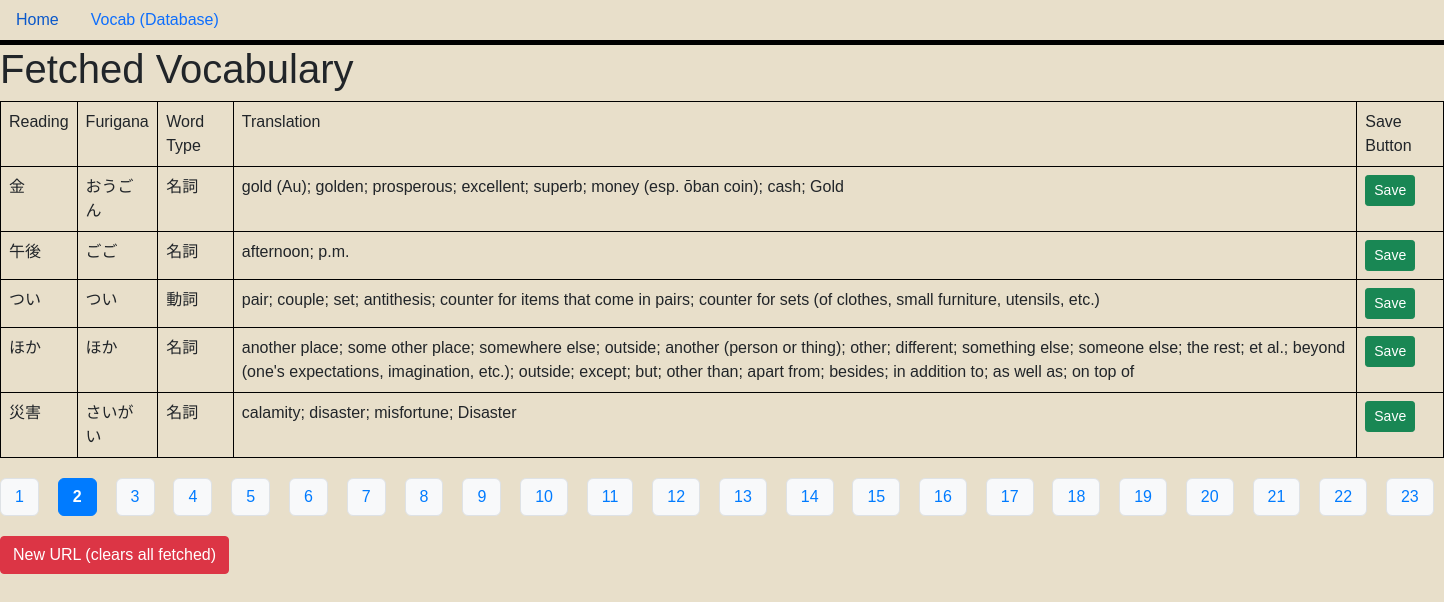
/?page=1, run on the app's committed database.
### main.py (models this page shows, shortened)
class Vocab(db.Model):
    id = db.Column(db.Integer, primary_key=True)
    readingJapanese = db.Column(db.String(50), nullable=False)
    wordType = db.Column(db.String(6), nullable=False)
    translation = db.Column(db.String(300), nullable=False)
    furigana = db.Column(db.String(100), nullable=True)

### main.py (the view, shortened to what this page needs)
@app.route("/", methods=["POST", "GET"])
def index():
    page = int(request.args.get("page", 0))
    per_page = 5
    def remove_saved_vocab(words):
        for vocab in words[:]:
            exists = SavedVocab.query.filter_by(
                readingJapanese=vocab.readingJapanese,
                wordType=vocab.wordType,
                translation=vocab.translation,
                furigana=vocab.furigana
            ).first()
            if exists:
                db.session.delete(vocab)
        db.session.commit()
    if request.method == "GET":
        total_words = Vocab.query.count()
        total_pages = (total_words + per_page - 1) // per_page
        page_numbers = list(range(total_pages))
        words = Vocab.query.offset(page * per_page).limit(per_page).all()
        for vocab in words:
            if not vocab.translation:
                result = data_proccessing_unit.get_jisho_translation(vocab.readingJapanese)
                translation = "; ".join(result["translations"]) if isinstance(result["translations"], list) else result["translations"]
                furigana = result["furigana"]
                vocab.translation = translation
                vocab.furigana = furigana
                db.session.commit()
        remove_saved_vocab(words)
        words = Vocab.query.offset(page * per_page).limit(per_page).all()
        next_page = page + 1
        prev_page = page - 1
        return render_template(
            "homepage.html",
            words=words,
            next_page=next_page,
            prev_page=prev_page,
            page=page,
            page_numbers=page_numbers,
            total_pages=total_pages
        )

### templates/homepage.html (shortened to what this page needs)
{% extends 'base.html' %}
{% block head %}
<link rel="stylesheet" href="../static/style.css">
{% endblock %}
{% block body %}
<div>
    <h1>Fetched Vocabulary</h1>
    {% if words|length > 0 %}
    <table class="table table-bordered">
        <tr>
            <td>Reading</td>
            <td>Furigana</td>
            <td>Word Type</td>
            <td>Translation</td>
            <td>Save Button</td>
        </tr>
        {% for item in words %}
        <tr>
            <td>{{ item.readingJapanese }}</td>
            <td>{{ item.furigana }}</td>
            <td>{{ item.wordType }}</td>
            <td>{{ item.translation }}</td>
            <td>
                <form method="post" action="/save_vocab" style="display:inline;">
                    <button type="submit" class="btn btn-success btn-sm">Save</button>
                </form>
            </td>
        </tr>
        {% endfor %}
    </table>
    <div class="pagination">
        {% for num in page_numbers %}
        {% if num == page %}
        <span class="active">{{ num + 1 }}</span>
        {% else %}
        <a href="/?page={{ num }}">{{ num + 1 }}</a>
        {% endif %}
        {% endfor %}
    </div>
    <form method="post" action="/clear" style="margin-top: 1em;">
        <button type="submit" class="btn btn-danger">New URL (clears all fetched)</button>
    </form>
    {% endif %}
</div>
{% endblock %}

### static/style.css (style rules this page uses)
body { background-color: #E8DFCA; font-family: Arial, sans-serif; margin: 0; padding: 0; }
.table-bordered, .table-bordered th, .table-bordered td { border: 1px solid #000 !important; }
.pagination { margin: 20px 0; text-align: center; }
.pagination a, .pagination span { display: inline-block; margin-right: 5mm; padding: 6px 14px; border-radius: 6px; background: #f8f9fa; color: #007bff; text-decoration: none; font-weight: 500; transition: background 0.2s, color 0.2s; border: 1px solid #dee2e6; }
.pagination .active { background: #007bff; color: #fff; font-weight: bold; border: 1px solid #007bff; cursor: default; }

### data on the page
Vocab: readingJapanese "金", furigana "おうごん", wordType "名詞", translation "gold (Au); golden; prosperous; excellent; superb; money (esp. ōban coin); cash; Gold"
Vocab: readingJapanese "午後", furigana "ごご", wordType "名詞", translation "afternoon; p.m."
Vocab: readingJapanese "つい", furigana "つい", wordType "動詞", translation "pair; couple; set; antithesis; counter for items that come in pairs; counter for sets (of clothes, small furniture, utensils, etc.)"
Vocab: readingJapanese "ほか", furigana "ほか", wordType "名詞", translation "another place; some other place; somewhere else; outside; another (person or thing); other; different; something else; someone else; the rest; et al.; beyond (one's expectations, imagination, etc.); outside; except; but; other than; apart from; besides; in addition to; as well as; on top of"
Vocab: readingJapanese "災害", furigana "さいがい", wordType "名詞", translation "calamity; disaster; misfortune; Disaster"

### other printed values
{{ num + 1 }} "1" "3" "4" "5" "6" "7" "8" "9" "10" "11" "12" "13" "14" "15" "16" "17" "18" "19" "20" "21" "22" "23"
{{ num + 1 }} "2"
